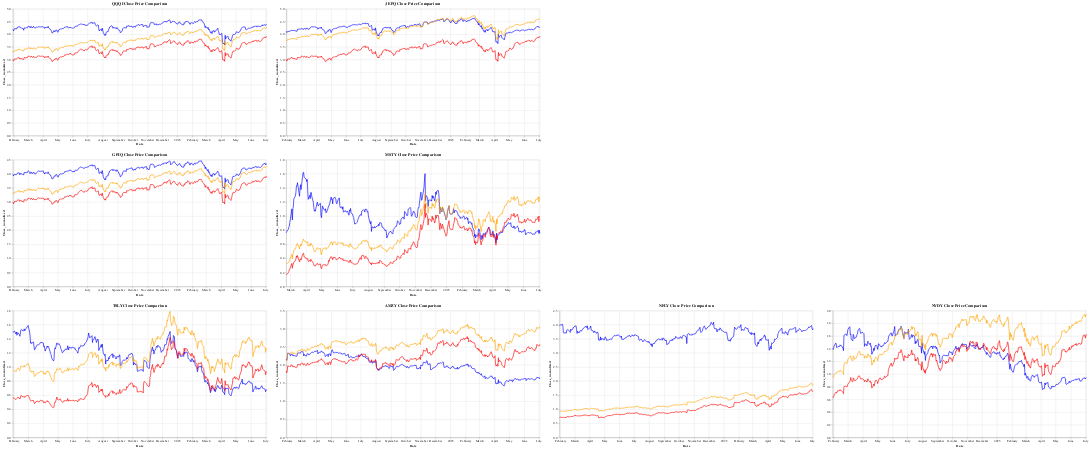

Write notebook code for a chart like this one.
### Code cell
import altair as alt

# Create a 2x2 grid of comparison charts for 'Close' prices of etfs_data and etfs_adj_data
charts = []

for etf_key, etf_value in etfs.items():
    etfs_data_tmp = etfs_data[etfs_data['ticker'] == etf_key].copy()
    etfs_adj_data_tmp = etfs_adj_data[etfs_adj_data['ticker'] == etf_key].copy()
    stock_data_tmp = stock_data[(stock_data.Date >= etfs_data_tmp.Date.min())*(stock_data['ticker'] == etf_value)].copy()

    etfs_data_tmp['Close_nomalized'] = etfs_data_tmp['Close'] / (etfs_data_tmp['Close'].max() - etfs_data_tmp['Close'].min())
    etfs_adj_data_tmp['Close_nomalized'] = etfs_adj_data_tmp['Close'] / (etfs_adj_data_tmp['Close'].max() - etfs_adj_data_tmp['Close'].min())
    stock_data_tmp['Close_nomalized'] = stock_data_tmp['Close'] / (stock_data_tmp['Close'].max() - stock_data_tmp['Close'].min())

    comparison_chart = alt.Chart(etfs_data_tmp).mark_line(color='blue').encode(
        x='Date:T',
        y='Close_nomalized:Q',
        tooltip=['ticker:N', 'Date:T', 'Close:Q'],
        color=alt.value('blue')  # Set color for the legend
    ).properties(
        title=f'{etf_key} Close Price Comparison',
        width=800,
        height=400
    )

    # Add adjusted data to the chart
    adjusted_chart = alt.Chart(etfs_adj_data_tmp).mark_line(color='orange').encode(
        x='Date:T',
        y='Close_nomalized:Q',
        tooltip=['ticker:N', 'Date:T', 'Close:Q'],
        color=alt.value('orange')  # Set color for the legend
    )

    # Add stock data to the chart
    stock_chart = alt.Chart(stock_data_tmp).mark_line(color='red').encode(
        x='Date:T',
        y='Close_nomalized:Q',
        tooltip=['ticker:N', 'Date:T', 'Close:Q'],
        color=alt.value('red')  # Set color for the legend
    )

    # Combine both charts
    final_chart = comparison_chart + adjusted_chart + stock_chart
    charts.append(final_chart)


# Create a 2x2 layout for the charts
grid = alt.vconcat(
    alt.hconcat(*charts[:2]),  # First row
    alt.hconcat(*charts[2:4]),   # Second row
    alt.hconcat(*charts[4:])   # Second row
).resolve_scale(
    y='shared'  # Share the y-axis scale across charts
)

# Display the grid of charts
grid.display()

### Figure 1 — Vega-Lite specification as saved in the notebook (floating-point values rounded to 4 significant figures; data arrays with more than 128 entries replaced by an {"elided": "..."} marker saying what was removed)
{"config": {"view": {"continuousWidth": 300, "continuousHeight": 300}}, "vconcat": [{"hconcat": [{"layer": [{"data": {"name": "data-d65a4878e66c3dbeec1940e1f983d1be"}, "mark": {"type": "line", "color": "blue"}, "encoding": {"color": {"value": "blue"}, "tooltip": [{"field": "ticker", "type": "nominal"}, {"field": "Date", "type": "temporal"}, {"field": "Close", "type": "quantitative"}], "x": {"field": "Date", "type": "temporal"}, "y": {"field": "Close_nomalized", "type": "quantitative"}}, "title": "QQQI Close Price Comparison"}, {"data": {"name": "data-be4717152da69a3e1e49efce36acb219"}, "mark": {"type": "line", "color": "orange"}, "encoding": {"color": {"value": "orange"}, "tooltip": [{"field": "ticker", "type": "nominal"}, {"field": "Date", "type": "temporal"}, {"field": "Close", "type": "quantitative"}], "x": {"field": "Date", "type": "temporal"}, "y": {"field": "Close_nomalized", "type": "quantitative"}}}, {"data": {"name": "data-e14875081a1f72296417e9aa2b9a6f9e"}, "mark": {"type": "line", "color": "red"}, "encoding": {"color": {"value": "red"}, "tooltip": [{"field": "ticker", "type": "nominal"}, {"field": "Date", "type": "temporal"}, {"field": "Close", "type": "quantitative"}], "x": {"field": "Date", "type": "temporal"}, "y": {"field": "Close_nomalized", "type": "quantitative"}}}], "height": 400, "width": 800}, {"layer": [{"data": {"name": "data-65eb5d9e0db05df898811a47f332f5dd"}, "mark": {"type": "line", "color": "blue"}, "encoding": {"color": {"value": "blue"}, "tooltip": [{"field": "ticker", "type": "nominal"}, {"field": "Date", "type": "temporal"}, {"field": "Close", "type": "quantitative"}], "x": {"field": "Date", "type": "temporal"}, "y": {"field": "Close_nomalized", "type": "quantitative"}}, "title": "JEPQ Close Price Comparison"}, {"data": {"name": "data-228093aa6bf61c2daa0987b7b9d7fdbe"}, "mark": {"type": "line", "color": "orange"}, "encoding": {"color": {"value": "orange"}, "tooltip": [{"field": "ticker", "type": "nominal"}, {"field": "Date", "type": "temporal"}, {"field": "Close", "type": "quantitative"}], "x": {"field": "Date", "type": "temporal"}, "y": {"field": "Close_nomalized", "type": "quantitative"}}}, {"data": {"name": "data-e14875081a1f72296417e9aa2b9a6f9e"}, "mark": {"type": "line", "color": "red"}, "encoding": {"color": {"value": "red"}, "tooltip": [{"field": "ticker", "type": "nominal"}, {"field": "Date", "type": "temporal"}, {"field": "Close", "type": "quantitative"}], "x": {"field": "Date", "type": "temporal"}, "y": {"field": "Close_nomalized", "type": "quantitative"}}}], "height": 400, "width": 800}]}, {"hconcat": [{"layer": [{"data": {"name": "data-37efaee11f0d4d74fbcd9e556eb0e6b2"}, "mark": {"type": "line", "color": "blue"}, "encoding": {"color": {"value": "blue"}, "tooltip": [{"field": "ticker", "type": "nominal"}, {"field": "Date", "type": "temporal"}, {"field": "Close", "type": "quantitative"}], "x": {"field": "Date", "type": "temporal"}, "y": {"field": "Close_nomalized", "type": "quantitative"}}, "title": "GPIQ Close Price Comparison"}, {"data": {"name": "data-969ad3a738ae8b387db3f30c868a7e66"}, "mark": {"type": "line", "color": "orange"}, "encoding": {"color": {"value": "orange"}, "tooltip": [{"field": "ticker", "type": "nominal"}, {"field": "Date", "type": "temporal"}, {"field": "Close", "type": "quantitative"}], "x": {"field": "Date", "type": "temporal"}, "y": {"field": "Close_nomalized", "type": "quantitative"}}}, {"data": {"name": "data-e14875081a1f72296417e9aa2b9a6f9e"}, "mark": {"type": "line", "color": "red"}, "encoding": {"color": {"value": "red"}, "tooltip": [{"field": "ticker", "type": "nominal"}, {"field": "Date", "type": "temporal"}, {"field": "Close", "type": "quantitative"}], "x": {"field": "Date", "type": "temporal"}, "y": {"field": "Close_nomalized", "type": "quantitative"}}}], "height": 400, "width": 800}, {"layer": [{"data": {"name": "data-24fd43c1f512c2eabcaa5b59803ecfb3"}, "mark": {"type": "line", "color": "blue"}, "encoding": {"color": {"value": "blue"}, "tooltip": [{"field": "ticker", "type": "nominal"}, {"field": "Date", "type": "temporal"}, {"field": "Close", "type": "quantitative"}], "x": {"field": "Date", "type": "temporal"}, "y": {"field": "Close_nomalized", "type": "quantitative"}}, "title": "MSTY Close Price Comparison"}, {"data": {"name": "data-0cf47655907ba56e206a5b405e682874"}, "mark": {"type": "line", "color": "orange"}, "encoding": {"color": {"value": "orange"}, "tooltip": [{"field": "ticker", "type": "nominal"}, {"field": "Date", "type": "temporal"}, {"field": "Close", "type": "quantitative"}], "x": {"field": "Date", "type": "temporal"}, "y": {"field": "Close_nomalized", "type": "quantitative"}}}, {"data": {"name": "data-df9f43de8e73e73c19271ec3717aa5a3"}, "mark": {"type": "line", "color": "red"}, "encoding": {"color": {"value": "red"}, "tooltip": [{"field": "ticker", "type": "nominal"}, {"field": "Date", "type": "temporal"}, {"field": "Close", "type": "quantitative"}], "x": {"field": "Date", "type": "temporal"}, "y": {"field": "Close_nomalized", "type": "quantitative"}}}], "height": 400, "width": 800}]}, {"hconcat": [{"layer": [{"data": {"name": "data-639cc9148a259a0fd69c3bcde1aac7a9"}, "mark": {"type": "line", "color": "blue"}, "encoding": {"color": {"value": "blue"}, "tooltip": [{"field": "ticker", "type": "nominal"}, {"field": "Date", "type": "temporal"}, {"field": "Close", "type": "quantitative"}], "x": {"field": "Date", "type": "temporal"}, "y": {"field": "Close_nomalized", "type": "quantitative"}}, "title": "TSLY Close Price Comparison"}, {"data": {"name": "data-5331a41296091779998548b16ca8f52a"}, "mark": {"type": "line", "color": "orange"}, "encoding": {"color": {"value": "orange"}, "tooltip": [{"field": "ticker", "type": "nominal"}, {"field": "Date", "type": "temporal"}, {"field": "Close", "type": "quantitative"}], "x": {"field": "Date", "type": "temporal"}, "y": {"field": "Close_nomalized", "type": "quantitative"}}}, {"data": {"name": "data-7e45546a59e3eccd8ce03a222060d08d"}, "mark": {"type": "line", "color": "red"}, "encoding": {"color": {"value": "red"}, "tooltip": [{"field": "ticker", "type": "nominal"}, {"field": "Date", "type": "temporal"}, {"field": "Close", "type": "quantitative"}], "x": {"field": "Date", "type": "temporal"}, "y": {"field": "Close_nomalized", "type": "quantitative"}}}], "height": 400, "width": 800}, {"layer": [{"data": {"name": "data-6e58273f18cd62a17f443222f7d574e0"}, "mark": {"type": "line", "color": "blue"}, "encoding": {"color": {"value": "blue"}, "tooltip": [{"field": "ticker", "type": "nominal"}, {"field": "Date", "type": "temporal"}, {"field": "Close", "type": "quantitative"}], "x": {"field": "Date", "type": "temporal"}, "y": {"field": "Close_nomalized", "type": "quantitative"}}, "title": "AMZY Close Price Comparison"}, {"data": {"name": "data-f6c7eb75f872c744af959fef848a7772"}, "mark": {"type": "line", "color": "orange"}, "encoding": {"color": {"value": "orange"}, "tooltip": [{"field": "ticker", "type": "nominal"}, {"field": "Date", "type": "temporal"}, {"field": "Close", "type": "quantitative"}], "x": {"field": "Date", "type": "temporal"}, "y": {"field": "Close_nomalized", "type": "quantitative"}}}, {"data": {"name": "data-8db827186f70e03df9b73a409a4f6ec3"}, "mark": {"type": "line", "color": "red"}, "encoding": {"color": {"value": "red"}, "tooltip": [{"field": "ticker", "type": "nominal"}, {"field": "Date", "type": "temporal"}, {"field": "Close", "type": "quantitative"}], "x": {"field": "Date", "type": "temporal"}, "y": {"field": "Close_nomalized", "type": "quantitative"}}}], "height": 400, "width": 800}, {"layer": [{"data": {"name": "data-fb165027b03660d2d2136729d3962605"}, "mark": {"type": "line", "color": "blue"}, "encoding": {"color": {"value": "blue"}, "tooltip": [{"field": "ticker", "type": "nominal"}, {"field": "Date", "type": "temporal"}, {"field": "Close", "type": "quantitative"}], "x": {"field": "Date", "type": "temporal"}, "y": {"field": "Close_nomalized", "type": "quantitative"}}, "title": "NFLY Close Price Comparison"}, {"data": {"name": "data-ba6450d9aea1926d43edfd98fa3dc615"}, "mark": {"type": "line", "color": "orange"}, "encoding": {"color": {"value": "orange"}, "tooltip": [{"field": "ticker", "type": "nominal"}, {"field": "Date", "type": "temporal"}, {"field": "Close", "type": "quantitative"}], "x": {"field": "Date", "type": "temporal"}, "y": {"field": "Close_nomalized", "type": "quantitative"}}}, {"data": {"name": "data-f499f5befd6de63d4ea30c6d227d2f71"}, "mark": {"type": "line", "color": "red"}, "encoding": {"color": {"value": "red"}, "tooltip": [{"field": "ticker", "type": "nominal"}, {"field": "Date", "type": "temporal"}, {"field": "Close", "type": "quantitative"}], "x": {"field": "Date", "type": "temporal"}, "y": {"field": "Close_nomalized", "type": "quantitative"}}}], "height": 400, "width": 800}, {"layer": [{"data": {"name": "data-7d7f4fcc6a01cc53d11527ece2f2836b"}, "mark": {"type": "line", "color": "blue"}, "encoding": {"color": {"value": "blue"}, "tooltip": [{"field": "ticker", "type": "nominal"}, {"field": "Date", "type": "temporal"}, {"field": "Close", "type": "quantitative"}], "x": {"field": "Date", "type": "temporal"}, "y": {"field": "Close_nomalized", "type": "quantitative"}}, "title": "NVDY Close Price Comparison"}, {"data": {"name": "data-d76bdb3c6ab83abf5c02a81d1dfad60b"}, "mark": {"type": "line", "color": "orange"}, "encoding": {"color": {"value": "orange"}, "tooltip": [{"field": "ticker", "type": "nominal"}, {"field": "Date", "type": "temporal"}, {"field": "Close", "type": "quantitative"}], "x": {"field": "Date", "type": "temporal"}, "y": {"field": "Close_nomalized", "type": "quantitative"}}}, {"data": {"name": "data-5a10862aad302c2f9ff2f2c4860821d4"}, "mark": {"type": "line", "color": "red"}, "encoding": {"color": {"value": "red"}, "tooltip": [{"field": "ticker", "type": "nominal"}, {"field": "Date", "type": "temporal"}, {"field": "Close", "type": "quantitative"}], "x": {"field": "Date", "type": "temporal"}, "y": {"field": "Close_nomalized", "type": "quantitative"}}}], "height": 400, "width": 800}]}], "resolve": {"scale": {"y": "shared"}}, "$schema": "https://vega.github.io/schema/vega-lite/v5.20.1.json", "datasets": {"data-d65a4878e66c3dbeec1940e1f983d1be": {"elided": "358 records"}, "data-be4717152da69a3e1e49efce36acb219": {"elided": "358 records"}, "data-e14875081a1f72296417e9aa2b9a6f9e": {"elided": "1041 records"}, "data-65eb5d9e0db05df898811a47f332f5dd": {"elided": "358 records"}, "data-228093aa6bf61c2daa0987b7b9d7fdbe": {"elided": "358 records"}, "data-37efaee11f0d4d74fbcd9e556eb0e6b2": {"elided": "358 records"}, "data-969ad3a738ae8b387db3f30c868a7e66": {"elided": "358 records"}, "data-24fd43c1f512c2eabcaa5b59803ecfb3": {"elided": "342 records"}, "data-0cf47655907ba56e206a5b405e682874": {"elided": "342 records"}, "data-df9f43de8e73e73c19271ec3717aa5a3": {"elided": "342 records"}, "data-639cc9148a259a0fd69c3bcde1aac7a9": {"elided": "358 records"}, "data-5331a41296091779998548b16ca8f52a": {"elided": "358 records"}, "data-7e45546a59e3eccd8ce03a222060d08d": {"elided": "358 records"}, "data-6e58273f18cd62a17f443222f7d574e0": {"elided": "358 records"}, "data-f6c7eb75f872c744af959fef848a7772": {"elided": "358 records"}, "data-8db827186f70e03df9b73a409a4f6ec3": {"elided": "358 records"}, "data-fb165027b03660d2d2136729d3962605": {"elided": "358 records"}, "data-ba6450d9aea1926d43edfd98fa3dc615": {"elided": "358 records"}, "data-f499f5befd6de63d4ea30c6d227d2f71": {"elided": "358 records"}, "data-7d7f4fcc6a01cc53d11527ece2f2836b": {"elided": "358 records"}, "data-d76bdb3c6ab83abf5c02a81d1dfad60b": {"elided": "358 records"}, "data-5a10862aad302c2f9ff2f2c4860821d4": {"elided": "358 records"}}}
